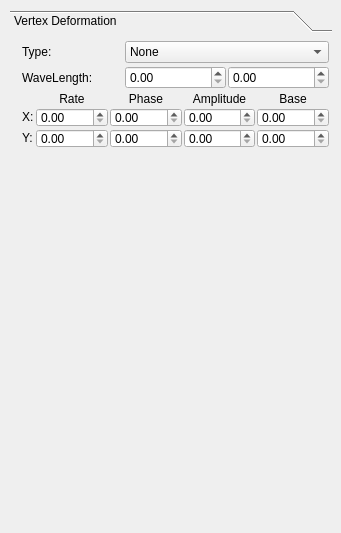
                <widget class="QWidget" name="tab">
                 <attribute name="title">
                  <string>vtDeform</string>
                 </attribute>
                 <widget class="QToolBox" name="toolBox_3">
                  <property name="geometry">
                   <rect>
                    <x>10</x>
                    <y>10</y>
                    <width>322</width>
                    <height>514</height>
                   </rect>
                  </property>
                  <property name="currentIndex">
                   <number>0</number>
                  </property>
                  <widget class="QWidget" name="page_9">
                   <property name="geometry">
                    <rect>
                     <x>0</x>
                     <y>0</y>
                     <width>98</width>
                     <height>28</height>
                    </rect>
                   </property>
                   <attribute name="label">
                    <string>Vertex Deformation</string>
                   </attribute>
                   <widget class="QFrame" name="frame_13">
                    <property name="geometry">
                     <rect>
                      <x>10</x>
                      <y>0</y>
                      <width>311</width>
                      <height>114</height>
                     </rect>
                    </property>
                    <property name="frameShape">
                     <enum>QFrame::NoFrame</enum>
                    </property>
                    <property name="frameShadow">
                     <enum>QFrame::Raised</enum>
                    </property>
                    <layout class="QGridLayout" name="_6">
                     <property name="margin">
                      <number>2</number>
                     </property>
                     <property name="spacing">
                      <number>2</number>
                     </property>
                     <item row="0" column="0">
                      <widget class="QLabel" name="label_67">
                       <property name="text">
                        <string>Type:</string>
                       </property>
                      </widget>
                     </item>
                     <item row="1" column="0">
                      <widget class="QLabel" name="label_68">
                       <property name="text">
                        <string>WaveLength:</string>
                       </property>
                      </widget>
                     </item>
                     <item row="1" column="1">
                      <widget class="QDoubleSpinBox" name="doubleSpinBox_55"/>
                     </item>
                     <item row="1" column="2">
                      <widget class="QDoubleSpinBox" name="doubleSpinBox_56"/>
                     </item>
                     <item row="2" column="0" colspan="3">
                      <layout class="QGridLayout" name="_7">
                       <property name="spacing">
                        <number>2</number>
                       </property>
                       <item row="0" column="1">
                        <widget class="QLabel" name="label_69">
                         <property name="sizePolicy">
                          <sizepolicy hsizetype="Expanding" vsizetype="Minimum">
                           <horstretch>0</horstretch>
                           <verstretch>0</verstretch>
                          </sizepolicy>
                         </property>
                         <property name="maximumSize">
                          <size>
                           <width>16777215</width>
                           <height>14</height>
                          </size>
                         </property>
                         <property name="text">
                          <string>Rate</string>
                         </property>
                         <property name="alignment">
                          <set>Qt::AlignCenter</set>
                         </property>
                        </widget>
                       </item>
                       <item row="0" column="2">
                        <widget class="QLabel" name="label_70">
                         <property name="sizePolicy">
                          <sizepolicy hsizetype="Expanding" vsizetype="Minimum">
                           <horstretch>0</horstretch>
                           <verstretch>0</verstretch>
                          </sizepolicy>
                         </property>
                         <property name="maximumSize">
                          <size>
                           <width>16777215</width>
                           <height>14</height>
                          </size>
                         </property>
                         <property name="text">
                          <string>Phase</string>
                         </property>
                         <property name="alignment">
                          <set>Qt::AlignCenter</set>
                         </property>
                        </widget>
                       </item>
                       <item row="0" column="3">
                        <widget class="QLabel" name="label_71">
                         <property name="sizePolicy">
                          <sizepolicy hsizetype="Expanding" vsizetype="Minimum">
                           <horstretch>0</horstretch>
                           <verstretch>0</verstretch>
                          </sizepolicy>
                         </property>
                         <property name="maximumSize">
                          <size>
                           <width>16777215</width>
                           <height>14</height>
                          </size>
                         </property>
                         <property name="text">
                          <string>Amplitude</string>
                         </property>
                         <property name="alignment">
                          <set>Qt::AlignCenter</set>
                         </property>
                        </widget>
                       </item>
                       <item row="0" column="4">
                        <widget class="QLabel" name="label_72">
                         <property name="sizePolicy">
                          <sizepolicy hsizetype="Expanding" vsizetype="Minimum">
                           <horstretch>0</horstretch>
                           <verstretch>0</verstretch>
                          </sizepolicy>
                         </property>
                         <property name="maximumSize">
                          <size>
                           <width>16777215</width>
                           <height>14</height>
                          </size>
                         </property>
                         <property name="text">
                          <string>Base</string>
                         </property>
                         <property name="alignment">
                          <set>Qt::AlignCenter</set>
                         </property>
                        </widget>
                       </item>
                       <item row="1" column="0">
                        <widget class="QLabel" name="label_73">
                         <property name="sizePolicy">
                          <sizepolicy hsizetype="Minimum" vsizetype="Minimum">
                           <horstretch>0</horstretch>
                           <verstretch>0</verstretch>
                          </sizepolicy>
                         </property>
                         <property name="maximumSize">
                          <size>
                           <width>16777215</width>
                           <height>18</height>
                          </size>
                         </property>
                         <property name="text">
                          <string>X:</string>
                         </property>
                        </widget>
                       </item>
                       <item row="1" column="1">
                        <widget class="QDoubleSpinBox" name="doubleSpinBox_57">
                         <property name="sizePolicy">
                          <sizepolicy hsizetype="Expanding" vsizetype="Fixed">
                           <horstretch>0</horstretch>
                           <verstretch>0</verstretch>
                          </sizepolicy>
                         </property>
                         <property name="maximumSize">
                          <size>
                           <width>16777215</width>
                           <height>19</height>
                          </size>
                         </property>
                        </widget>
                       </item>
                       <item row="1" column="2">
                        <widget class="QDoubleSpinBox" name="doubleSpinBox_58">
                         <property name="sizePolicy">
                          <sizepolicy hsizetype="Expanding" vsizetype="Fixed">
                           <horstretch>0</horstretch>
                           <verstretch>0</verstretch>
                          </sizepolicy>
                         </property>
                         <property name="maximumSize">
                          <size>
                           <width>16777215</width>
                           <height>19</height>
                          </size>
                         </property>
                        </widget>
                       </item>
                       <item row="1" column="3">
                        <widget class="QDoubleSpinBox" name="doubleSpinBox_59">
                         <property name="sizePolicy">
                          <sizepolicy hsizetype="Expanding" vsizetype="Fixed">
                           <horstretch>0</horstretch>
                           <verstretch>0</verstretch>
                          </sizepolicy>
                         </property>
                         <property name="maximumSize">
                          <size>
                           <width>16777215</width>
                           <height>19</height>
                          </size>
                         </property>
                        </widget>
                       </item>
                       <item row="1" column="4">
                        <widget class="QDoubleSpinBox" name="doubleSpinBox_60">
                         <property name="sizePolicy">
                          <sizepolicy hsizetype="Expanding" vsizetype="Fixed">
                           <horstretch>0</horstretch>
                           <verstretch>0</verstretch>
                          </sizepolicy>
                         </property>
                         <property name="maximumSize">
                          <size>
                           <width>16777215</width>
                           <height>19</height>
                          </size>
                         </property>
                        </widget>
                       </item>
                       <item row="2" column="0">
                        <widget class="QLabel" name="label_74">
                         <property name="sizePolicy">
                          <sizepolicy hsizetype="Minimum" vsizetype="Minimum">
                           <horstretch>0</horstretch>
                           <verstretch>0</verstretch>
                          </sizepolicy>
                         </property>
                         <property name="maximumSize">
                          <size>
                           <width>16777215</width>
                           <height>18</height>
                          </size>
                         </property>
                         <property name="text">
                          <string>Y:</string>
                         </property>
                        </widget>
                       </item>
                       <item row="2" column="1">
                        <widget class="QDoubleSpinBox" name="doubleSpinBox_61">
                         <property name="sizePolicy">
                          <sizepolicy hsizetype="Expanding" vsizetype="Fixed">
                           <horstretch>0</horstretch>
                           <verstretch>0</verstretch>
                          </sizepolicy>
                         </property>
                         <property name="maximumSize">
                          <size>
                           <width>16777215</width>
                           <height>19</height>
                          </size>
                         </property>
                        </widget>
                       </item>
                       <item row="2" column="2">
                        <widget class="QDoubleSpinBox" name="doubleSpinBox_62">
                         <property name="sizePolicy">
                          <sizepolicy hsizetype="Expanding" vsizetype="Fixed">
                           <horstretch>0</horstretch>
                           <verstretch>0</verstretch>
                          </sizepolicy>
                         </property>
                         <property name="maximumSize">
                          <size>
                           <width>16777215</width>
                           <height>19</height>
                          </size>
                         </property>
                        </widget>
                       </item>
                       <item row="2" column="3">
                        <widget class="QDoubleSpinBox" name="doubleSpinBox_63">
                         <property name="sizePolicy">
                          <sizepolicy hsizetype="Expanding" vsizetype="Fixed">
                           <horstretch>0</horstretch>
                           <verstretch>0</verstretch>
                          </sizepolicy>
                         </property>
                         <property name="maximumSize">
                          <size>
                           <width>16777215</width>
                           <height>19</height>
                          </size>
                         </property>
                        </widget>
                       </item>
                       <item row="2" column="4">
                        <widget class="QDoubleSpinBox" name="doubleSpinBox_64">
                         <property name="sizePolicy">
                          <sizepolicy hsizetype="Expanding" vsizetype="Fixed">
                           <horstretch>0</horstretch>
                           <verstretch>0</verstretch>
                          </sizepolicy>
                         </property>
                         <property name="maximumSize">
                          <size>
                           <width>16777215</width>
                           <height>19</height>
                          </size>
                         </property>
                        </widget>
                       </item>
                      </layout>
                     </item>
                     <item row="0" column="1" colspan="2">
                      <widget class="QComboBox" name="comboBox_13">
                       <property name="sizePolicy">
                        <sizepolicy hsizetype="Expanding" vsizetype="Fixed">
                         <horstretch>0</horstretch>
                         <verstretch>0</verstretch>
                        </sizepolicy>
                       </property>
                       <property name="maximumSize">
                        <size>
                         <width>16777215</width>
                         <height>16777215</height>
                        </size>
                       </property>
                       <item>
                        <property name="text">
                         <string>None</string>
                        </property>
                       </item>
                       <item>
                        <property name="text">
                         <string>Sine</string>
                        </property>
                       </item>
                       <item>
                        <property name="text">
                         <string>Square</string>
                        </property>
                       </item>
                       <item>
                        <property name="text">
                         <string>Triangle</string>
                        </property>
                       </item>
                       <item>
                        <property name="text">
                         <string>Sawtooth</string>
                        </property>
                       </item>
                       <item>
                        <property name="text">
                         <string>InvSawtooth</string>
                        </property>
                       </item>
                       <item>
                        <property name="text">
                         <string>Noise</string>
                        </property>
                       </item>
                      </widget>
                     </item>
                    </layout>
                   </widget>
                  </widget>
                 </widget>
                </widget>
